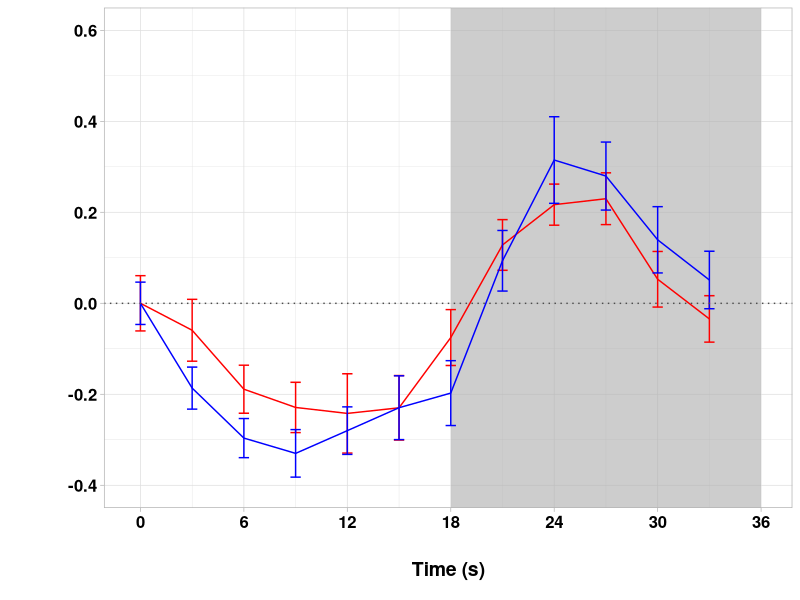

Write the R code that produced this figure.
library(ggplot2)

ll <- matrix(nrow = 2, ncol = 12)
ll[1,] <-c(0.0533459001803819,-0.133059288365375,-0.242937069823166,-0.276521799379142,-0.226522930535688,-0.176117466816664,-0.143974158765330,0.146891461459652,0.368291785774637,0.333082207554500,	0.192918492609724,0.104602866106456)
ll[2,] <-c(0.0358639526853729,-0.0233894904925072,-0.152973529681280,-0.193053207012406,-0.206138106688492,-0.193819990385164,-0.0393970310389294,0.164119839928179,0.252726190818792,0.265765240362564,0.0887516721118536,0.00154445939190851)

llsem<- matrix(nrow = 2, ncol = 12)
llsem[1,] <- c(0.0465047669082459,0.0461771389883564,0.0430096296690938,0.0522376187230128,0.0522470689339353,0.0701101841473937,0.0712981917981542,0.0665854774247781,0.0952242303925798,0.0747186724990091,0.0728432769911141,0.0632209133511219)
llsem[2,] <- c(0.0607220576402135,0.0679870084373188,0.0527910674927370,0.0552950744385861,0.0871432890479457,0.0708429788891387,0.0614421373974704,0.0556880090102015,0.0451912620875006,0.0569066856220678,0.0611160730049797,0.0510586656173393)

x=seq(0,33,3)
y1 <- ll[1,]-ll[1,1]
y2 <- ll[2,]-ll[2,1]

lldata <-data.frame(X=x, y1=y1, y2=y2, sem1=llsem[1,], sem2=llsem[2,])
p <- ggplot(data=lldata,aes(x, y1))
p+  geom_rect(aes(xmin = 18,xmax = 36,
                  ymin = -Inf, ymax = Inf),
              fill = 'grey70',
              alpha = .07)+
  geom_line(data=lldata,aes(x, y2), colour='red')+
  geom_errorbar(aes(ymin = (lldata$y2-lldata$sem2), ymax=(lldata$y2+lldata$sem2)), position=position_dodge(.9),width=0.6, colour='red')+
  geom_line(data=lldata,aes(x, y1), colour='blue')+
  geom_errorbar(aes(ymin = (lldata$y1-lldata$sem1), ymax=(lldata$y1+lldata$sem1)), position=position_dodge(.9),width=0.6, colour='blue')+
  scale_x_continuous(name="Time (s)", breaks =seq(0,36,6))+
  ylim(-0.4,0.6)+
  ylab("BOLD %")+
  theme_light()+
  theme(axis.title.x = element_text(margin = margin(b = 30),face = "bold", color = "black", size = 14, vjust=-5),axis.title.y = element_text(margin = margin(l = 30),face = "bold", color = "black", size = 14, vjust=25))+
  theme(axis.text.x = element_text(color = "black", size = 12,face='bold'),axis.text.y = element_text(color = "black", size = 12,face='bold'))+
  geom_hline(yintercept=0,linetype="dotted", colour='gray30')

